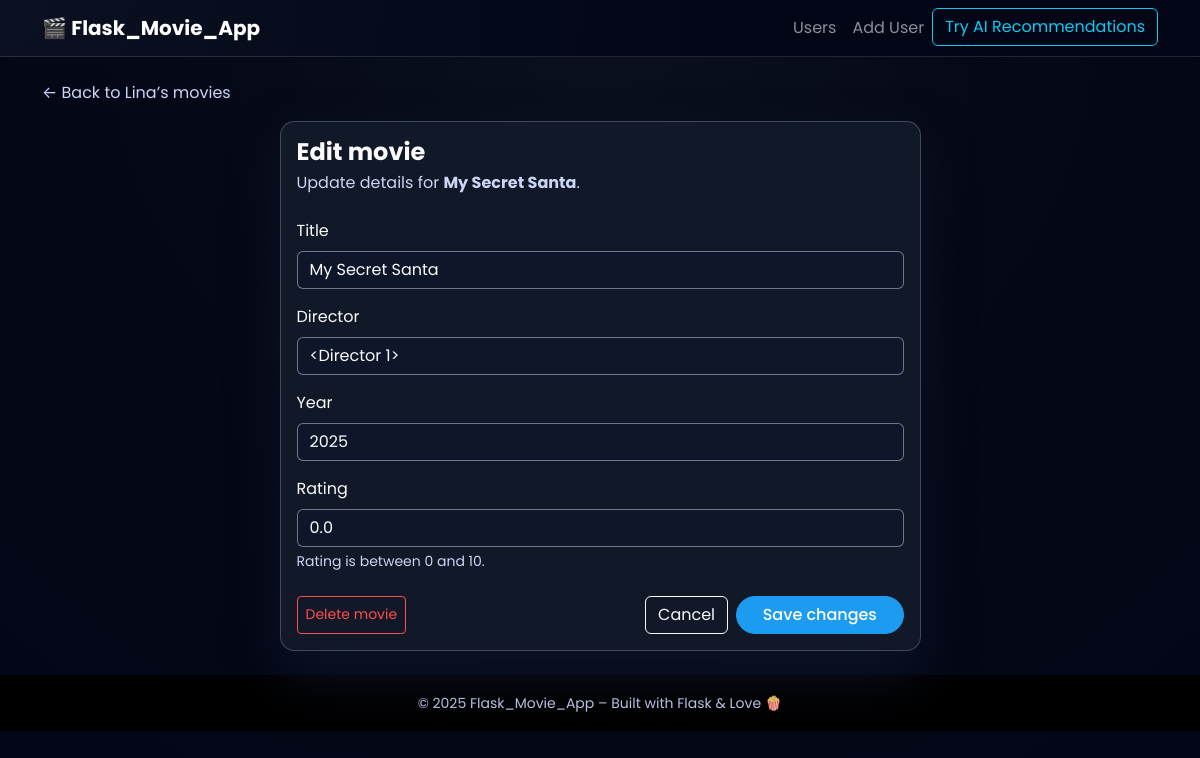
Screenshot of /users/1/update_movie/1 with the database file from the repository.
### models.py (models this page shows)
class User(db.Model):
    __tablename__ = "users"
    id = db.Column(db.Integer, primary_key=True)
    name = db.Column(db.String(100), nullable=False)
    movies = db.relationship(
        "Movie",
        back_populates="user",
        cascade="all, delete-orphan",
    )
    reviews = db.relationship(
        "Review",
        back_populates="user",
        cascade="all, delete-orphan",
    )

class Movie(db.Model):
    __tablename__ = "movies"
    id = db.Column(db.Integer, primary_key=True)
    name = db.Column(db.String(200), nullable=False)
    director_id = db.Column(db.Integer, db.ForeignKey("directors.id"), nullable=True)
    genre_id = db.Column(db.Integer, db.ForeignKey("genres.id"), nullable=True)
    director = db.relationship("Director", back_populates="movies")
    genre = db.relationship("Genre", back_populates="movies")
    year = db.Column(db.Integer, nullable=False)
    rating = db.Column(db.Float, nullable=False)
    poster_url = db.Column(db.String(500), nullable=True)
    user_id = db.Column(db.Integer, db.ForeignKey("users.id"), nullable=False)
    user = db.relationship("User", back_populates="movies")
    reviews = db.relationship(
        "Review",
        back_populates="movie",
        cascade="all, delete-orphan",
    )

### app.py (the view, shortened to what this page needs)
@app.route("/users/<int:user_id>/update_movie/<int:movie_id>", methods=["GET", "POST"])
def update_movie(user_id, movie_id):
	user = get_user_or_404(user_id)
	movie = data_manager.get_movie(movie_id)
	if movie is None:
		abort(404)
	return render_template("update_movie.html", user_id=user_id, user=user, movie=movie)

### app.py (called while the page is built)
def get_user_or_404(user_id: int):
	user = data_manager.get_user(user_id)
	if user is None:
		abort(404)
	return user

### datamanager/sqlite_data_manager.py (called while the page is built)
    def get_user(self, user_id: int) -> Optional[User]:
        return self.session.get(User, user_id)

    def get_movie(self, movie_id: int) -> Optional[Movie]:
        return self.session.get(Movie, movie_id)

### templates/update_movie.html (shortened to what this page needs)
{% extends "base.html" %}
{% block content %}
  <div class="mb-3">
    <a href="{{ url_for('user_movies', user_id=user['id']) }}" class="text-decoration-none text-secondary">
      ← Back to {{ user['name'] }}’s movies
    </a>
  </div>
  <div class="row justify-content-center">
    <div class="col-12 col-md-10 col-lg-7">
      <div class="card user-card">
        <div class="card-body">
          <h1 class="h4 fw-bold mb-1">Edit movie</h1>
          <p class="text-secondary mb-4">
            Update details for <strong>{{ movie['name'] }}</strong>.
          </p>
          <form method="post">
            <div class="mb-3">
              <label for="name" class="form-label">Title</label>
              <input
                type="text"
                class="form-control"
                id="name"
                name="name"
                value="{{ movie['name'] }}"
                required
              >
            </div>
            <div class="mb-3">
              <label for="director" class="form-label">Director</label>
              <input
                type="text"
                class="form-control"
                id="director"
                name="director"
                value="{{ movie['director'] }}"
                required
              >
            </div>
            <div class="mb-3">
              <label for="year" class="form-label">Year</label>
              <input
                type="number"
                class="form-control"
                id="year"
                name="year"
                min="1888"
                max="2100"
                value="{{ movie['year'] }}"
                required
              >
            </div>
            <div class="mb-4">
              <label for="rating" class="form-label">Rating</label>
              <input
                type="number"
                class="form-control"
                id="rating"
                name="rating"
                min="0"
                max="10"
                step="0.1"
                value="{{ movie['rating'] }}"
                required
              >
              <div class="form-text">
                Rating is between 0 and 10.
              </div>
            </div>
            <div class="d-flex justify-content-between flex-wrap gap-2">
              <form
                action="{{ url_for('delete_movie', user_id=user['id'], movie_id=movie['id']) }}"
                method="post"
              >
                <button type="submit" class="btn btn-outline-danger btn-sm">
                  Delete movie
                </button>
              </form>
              <div class="d-flex gap-2 ms-auto">
                <a href="{{ url_for('user_movies', user_id=user['id']) }}" class="btn btn-outline-light">
                  Cancel
                </a>
                <button type="submit" class="btn btn-primary">
                  Save changes
                </button>
              </div>
            </div>
          </form>
        </div>
      </div>
    </div>
  </div>
{% endblock %}

### static/css/style.css (style rules this page uses)
:root { --bg-main: #050816; --bg-card: #111827; --accent: #1d9bf0; --accent-soft: rgba(29, 155, 240, 0.4); }
body { font-family: "Poppins", system-ui, -apple-system, BlinkMacSystemFont, "Segoe UI", sans-serif; background: radial-gradient(circle at top, #0b1120 0, var(--bg-main) 45%, #020617 100%); color: #fafafa; min-height: 100vh; }
.text-secondary { color: #cbd5f5 !important; }
.btn-primary { background: var(--accent); border-color: var(--accent); font-weight: 500; border-radius: 999px; padding-inline: 1.6rem; }
.btn-outline-danger { color: #ff4d4d !important; border-color: #ff4d4d !important; }
.form-control, .form-select, textarea.form-control { background: rgba(15, 23, 42, 0.95) !important; border-color: rgba(148, 163, 184, 0.7) !important; color: #fafafa !important; }
.form-control::placeholder { color: rgba(148, 163, 184, 0.8); }
.form-text { color: #cbd5f5 !important; }
.user-card, .movie-card { background: var(--bg-card); border-radius: 0.9rem; border: 1px solid rgba(148, 163, 184, 0.35); box-shadow: 0 25px 50px rgba(15, 23, 42, 0.8); transition: transform 0.18s ease, box-shadow 0.18s ease, border-color 0.18s ease, background 0.18s ease; }
.h5, .h4, .h6, span, label { color: #fafafa }

### rows the page displays
User: name "Lina"
Movie: name "My Secret Santa", year "2025", rating "0.0"

### other values shown
{{ 2025 }} "2025"
